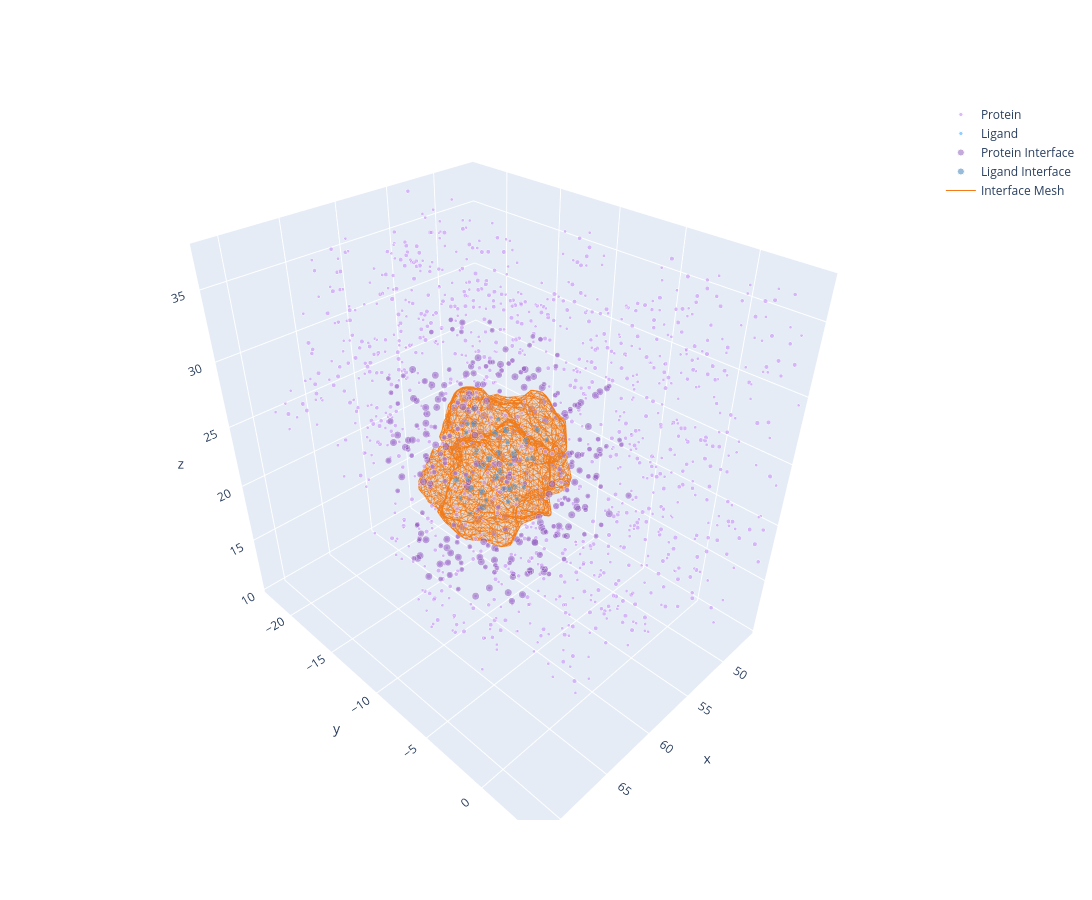

Notebook source saved alongside this figure:
### Code cell
lig_neighbors_idx, prot_neighbors_idx = find_neighbor_indexes(
        lig_xyz,
        prot_xyz,
        6.0,
    )

prot_full = go.Scatter3d(
    x=prot_xyz.T[0],
    y=prot_xyz.T[1],
    z=prot_xyz.T[2],
    marker=go.scatter3d.Marker(
        color="#CD9EF7",
        size=prot_vdw*3,
    ),
    mode="markers",
    name="Protein",
)
lig_full = go.Scatter3d(
    x=lig_xyz.T[0],
    y=lig_xyz.T[1],
    z=lig_xyz.T[2],
    marker=go.scatter3d.Marker(
        color="#64BAFF",
        size=lig_vdw*3,
    ),
    mode="markers",
    name="Ligand",
)
prot_interface = go.Scatter3d(
    x=prot_xyz.T[0, prot_neighbors_idx],
    y=prot_xyz.T[1, prot_neighbors_idx],
    z=prot_xyz.T[2, prot_neighbors_idx],
    marker=go.scatter3d.Marker(
        color="#8A56B9",
        size=prot_vdw*5,
        opacity=0.5,
    ),
    mode="markers",
    name="Protein Interface",
)
lig_interface = go.Scatter3d(
    x=lig_xyz.T[0, lig_neighbors_idx],
    y=lig_xyz.T[1, lig_neighbors_idx],
    z=lig_xyz.T[2, lig_neighbors_idx],
    marker=go.scatter3d.Marker(
        color="#317AB5",
        size=lig_vdw*5,
        opacity=0.5,
    ),
    mode="markers",
    name="Ligand Interface",
)
interface = go.Mesh3d(
    x=mesh.vertices.T[0],
    y=mesh.vertices.T[1],
    z=mesh.vertices.T[2],
    i=mesh.faces.T[0],
    j=mesh.faces.T[1],
    k=mesh.faces.T[2],
    opacity=0.1,
    flatshading=True,
    color="#FFA154",
    name="Interface",
)

x_edges, y_edges, z_edges = [], [], []
for face in mesh.faces:
    for i in range(3):
        v0, v1 = face[i], face[(i+1)%3]
        x_edges.extend([mesh.vertices[v0,0], mesh.vertices[v1,0], None])
        y_edges.extend([mesh.vertices[v0,1], mesh.vertices[v1,1], None])
        z_edges.extend([mesh.vertices[v0,2], mesh.vertices[v1,2], None])

grid = go.Scatter3d(
    x=x_edges, y=y_edges, z=z_edges,
    mode='lines',
    line=dict(color='#F47B18', width=1),
    hoverinfo='skip',
    name="Interface Mesh",
)

fig = go.Figure(
    data=[
        prot_full,
        lig_full,
        prot_interface,
        lig_interface,
        interface,
        grid,
        
    ],
)

fig.update_layout(
    width=1200,
    height=900,
    scene=dict(
        xaxis=dict(range=[lig_xyz.T[0].min() - 10, lig_xyz.T[0].max() + 10]),
        yaxis=dict(range=[lig_xyz.T[1].min() - 10, lig_xyz.T[1].max() + 10]),
        zaxis=dict(range=[lig_xyz.T[2].min() - 10, lig_xyz.T[2].max() + 10]),
        aspectmode='data'  # Кубические пропорции — иногда помогает
    )

)
fig.show()

### Figure 1 — Plotly figure (JSON) as saved in the notebook; plotly's stock layout.template omitted (floating-point values rounded to 4 significant figures; data arrays with more than 128 entries replaced by an {"elided": "..."} marker saying what was removed)
{"data": [{"marker": {"color": "#CD9EF7", "size": {"elided": "2764 float values"}}, "mode": "markers", "name": "Protein", "type": "scatter3d", "x": {"elided": "2764 float values"}, "y": {"elided": "2764 float values"}, "z": {"elided": "2764 float values"}}, {"marker": {"color": "#64BAFF", "size": [5.1, 5.1, 5.1, 5.1, 5.1, 5.1, 5.1, 4.56, 5.1, 5.1, 5.1, 4.56, 5.1, 4.56, 5.1, 4.56, 5.1, 5.1, 5.1, 3.6, 3.6, 3.6, 3.6, 3.6, 3.6, 3.6, 3.6, 3.6, 3.6, 3.6, 3.6, 3.6, 3.6, 3.6, 3.6, 3.6, 3.6, 3.6, 3.6]}, "mode": "markers", "name": "Ligand", "type": "scatter3d", "x": [59.25, 59.66, 59.41, 59.28, 59.22, 60.09, 58.94, 58.66, 60.16, 59.97, 59.16, 59.31, 58, 59.03, 57.62, 59.12, 61.22, 57.19, 56.44, 59.25, 59.34, 61.03, 60.19, 59.47, 60.28, 58.59, 60.84, 58.19, 57.16, 59.22, 62.09, 60.84, 61.44, 56.31, 58, 56.91, 55.53, 56.72, 56.22], "y": [-6.969, -8.383, -9.547, -9.328, -10.25, -10.82, -9.844, -8.438, -10.18, -11.36, -12.32, -13.44, -12.05, -6.285, -10.55, -6.48, -9.125, -10.04, -10.28, -8.289, -11.3, -10.58, -8.578, -11.38, -11.42, -8.219, -11.62, -12.41, -12.55, -5.359, -9.586, -8.359, -8.672, -9.375, -9.492, -10.88, -10.8, -10.64, -9.211], "z": [26.77, 27.03, 26.11, 24.61, 23.66, 26.5, 22.22, 22.06, 21.36, 20.89, 20.84, 20.23, 21.58, 27.8, 21.73, 25.61, 21.17, 20.34, 22.78, 24.27, 23.91, 27, 27.95, 27.19, 25.61, 21.14, 20.3, 22.59, 21.08, 27.61, 20.75, 20.48, 22.12, 20.45, 19.88, 19.72, 22.45, 23.77, 22.83]}, {"marker": {"color": "#8A56B9", "opacity": 0.5, "size": {"elided": "2764 float values"}}, "mode": "markers", "name": "Protein Interface", "type": "scatter3d", "x": {"elided": "308 float values"}, "y": {"elided": "308 float values"}, "z": {"elided": "308 float values"}}, {"marker": {"color": "#317AB5", "opacity": 0.5, "size": [8.5, 8.5, 8.5, 8.5, 8.5, 8.5, 8.5, 7.6, 8.5, 8.5, 8.5, 7.6, 8.5, 7.6, 8.5, 7.6, 8.5, 8.5, 8.5, 6.0, 6.0, 6.0, 6.0, 6.0, 6.0, 6.0, 6.0, 6.0, 6.0, 6.0, 6.0, 6.0, 6.0, 6.0, 6.0, 6.0, 6.0, 6.0, 6.0]}, "mode": "markers", "name": "Ligand Interface", "type": "scatter3d", "x": [59.25, 59.66, 59.41, 59.28, 59.22, 60.09, 58.94, 58.66, 60.16, 59.97, 59.16, 59.31, 58, 59.03, 57.62, 59.12, 61.22, 57.19, 56.44, 59.25, 59.34, 61.03, 60.19, 59.47, 60.28, 58.59, 60.84, 58.19, 57.16, 59.22, 62.09, 60.84, 61.44, 56.31, 58, 56.91, 55.53, 56.72, 56.22], "y": [-6.969, -8.383, -9.547, -9.328, -10.25, -10.82, -9.844, -8.438, -10.18, -11.36, -12.32, -13.44, -12.05, -6.285, -10.55, -6.48, -9.125, -10.04, -10.28, -8.289, -11.3, -10.58, -8.578, -11.38, -11.42, -8.219, -11.62, -12.41, -12.55, -5.359, -9.586, -8.359, -8.672, -9.375, -9.492, -10.88, -10.8, -10.64, -9.211], "z": [26.77, 27.03, 26.11, 24.61, 23.66, 26.5, 22.22, 22.06, 21.36, 20.89, 20.84, 20.23, 21.58, 27.8, 21.73, 25.61, 21.17, 20.34, 22.78, 24.27, 23.91, 27, 27.95, 27.19, 25.61, 21.14, 20.3, 22.59, 21.08, 27.61, 20.75, 20.48, 22.12, 20.45, 19.88, 19.72, 22.45, 23.77, 22.83]}, {"color": "#FFA154", "flatshading": true, "i": {"elided": "4472 int values"}, "j": {"elided": "4472 int values"}, "k": {"elided": "4472 int values"}, "name": "Interface", "opacity": 0.1, "type": "mesh3d", "x": {"elided": "2238 float values"}, "y": {"elided": "2238 float values"}, "z": {"elided": "2238 float values"}}, {"hoverinfo": "skip", "line": {"color": "#F47B18", "width": 1}, "mode": "lines", "name": "Interface Mesh", "type": "scatter3d", "x": {"elided": "40248 float values"}, "y": {"elided": "40248 float values"}, "z": {"elided": "40248 float values"}}], "layout": {"height": 900, "scene": {"aspectmode": "data", "xaxis": {"range": [45.53, 72.12]}, "yaxis": {"range": [-23.44, 4.641]}, "zaxis": {"range": [9.719, 37.94]}}, "width": 1200}}
